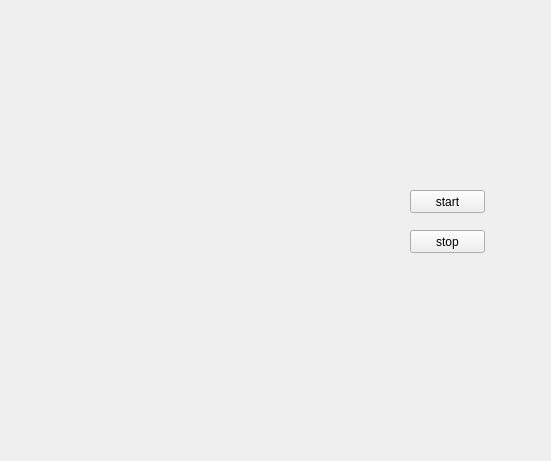
<?xml version="1.0" encoding="UTF-8"?>
<ui version="4.0">
 <class>Widget</class>
 <widget class="QWidget" name="Widget">
  <property name="geometry">
   <rect>
    <x>0</x>
    <y>0</y>
    <width>551</width>
    <height>461</height>
   </rect>
  </property>
  <property name="windowTitle">
   <string>Widget</string>
  </property>
  <widget class="QProgressIndicator" name="scan" native="true">
   <property name="geometry">
    <rect>
     <x>200</x>
     <y>180</y>
     <width>101</width>
     <height>51</height>
    </rect>
   </property>
  </widget>
  <widget class="QPushButton" name="btn_start">
   <property name="geometry">
    <rect>
     <x>410</x>
     <y>190</y>
     <width>75</width>
     <height>23</height>
    </rect>
   </property>
   <property name="text">
    <string>start</string>
   </property>
  </widget>
  <widget class="QPushButton" name="btn_stop">
   <property name="geometry">
    <rect>
     <x>410</x>
     <y>230</y>
     <width>75</width>
     <height>23</height>
    </rect>
   </property>
   <property name="text">
    <string>stop</string>
   </property>
  </widget>
 </widget>
 <layoutdefault spacing="6" margin="11"/>
 <customwidgets>
  <customwidget>
   <class>QProgressIndicator</class>
   <extends>QWidget</extends>
   <header location="global">qprogressindicator.h</header>
   <container>1</container>
  </customwidget>
 </customwidgets>
 <resources/>
 <connections/>
</ui>
